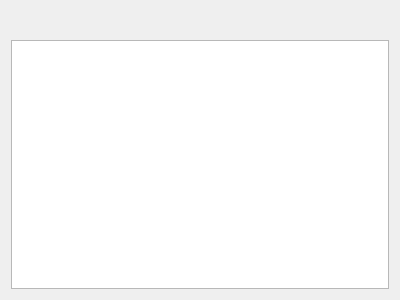
<?xml version="1.0" encoding="UTF-8"?>
<ui version="4.0">
 <class>Form</class>
 <widget class="QWidget" name="Form">
  <property name="geometry">
   <rect>
    <x>0</x>
    <y>0</y>
    <width>400</width>
    <height>300</height>
   </rect>
  </property>
  <property name="windowTitle">
   <string>Form</string>
  </property>
  <layout class="QVBoxLayout" name="verticalLayout">
   <item>
    <widget class="BreadCrump" name="breadcrump" native="true">
     <property name="minimumSize">
      <size>
       <width>0</width>
       <height>23</height>
      </size>
     </property>
     <layout class="QHBoxLayout" name="horizontalLayout">
      <property name="spacing">
       <number>10</number>
      </property>
      <property name="sizeConstraint">
       <enum>QLayout::SetDefaultConstraint</enum>
      </property>
     </layout>
    </widget>
   </item>
   <item>
    <widget class="Editor" name="plainTextEdit"/>
   </item>
  </layout>
 </widget>
 <customwidgets>
  <customwidget>
   <class>BreadCrump</class>
   <extends>QWidget</extends>
   <header>msmlgui.text.components</header>
   <container>1</container>
  </customwidget>
  <customwidget>
   <class>Editor</class>
   <extends>QPlainTextEdit</extends>
   <header>pyqtCodeEditor</header>
  </customwidget>
 </customwidgets>
 <resources/>
 <connections/>
</ui>
